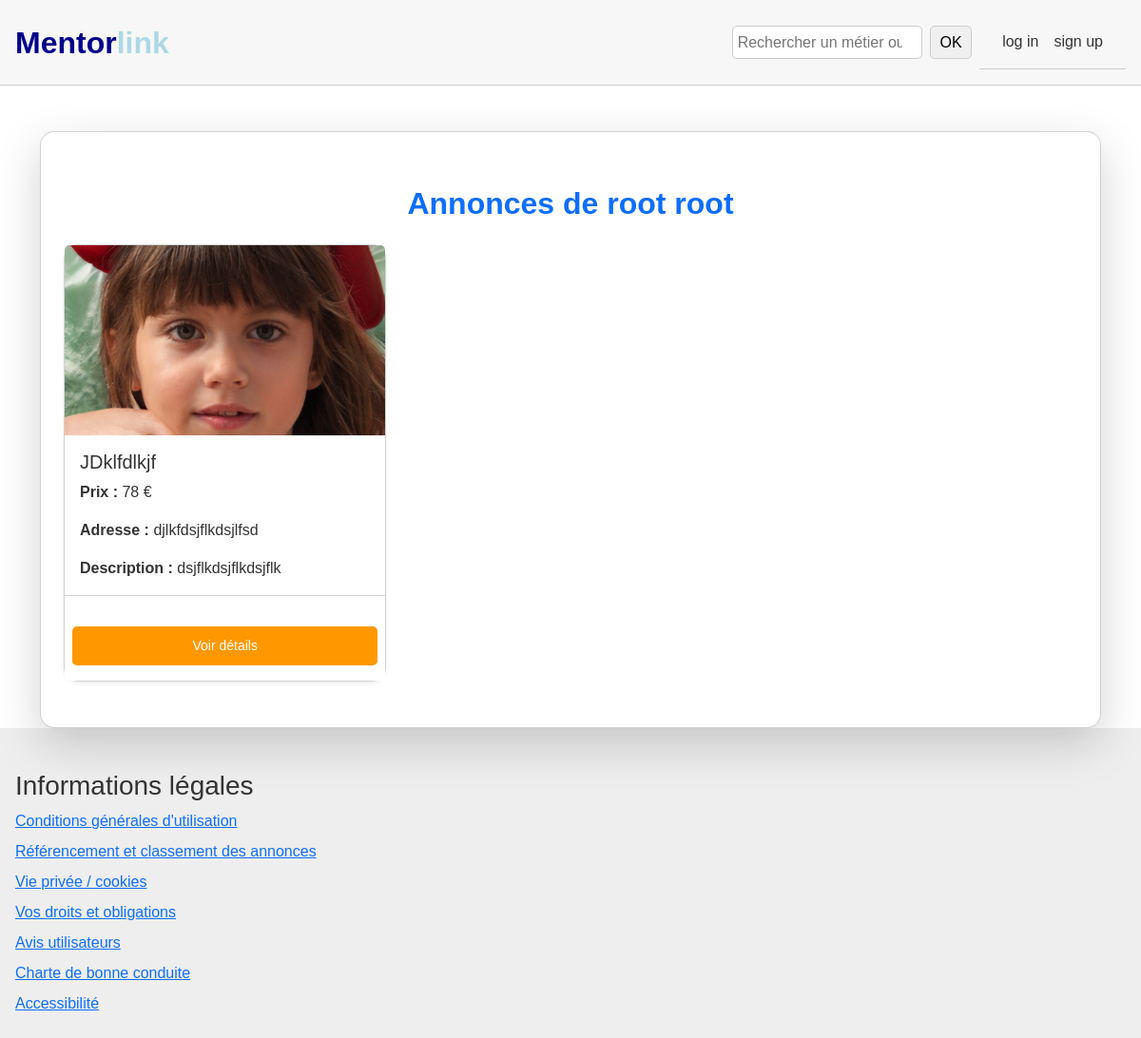
The app's page /utilisateur/1/annonces/, older data.
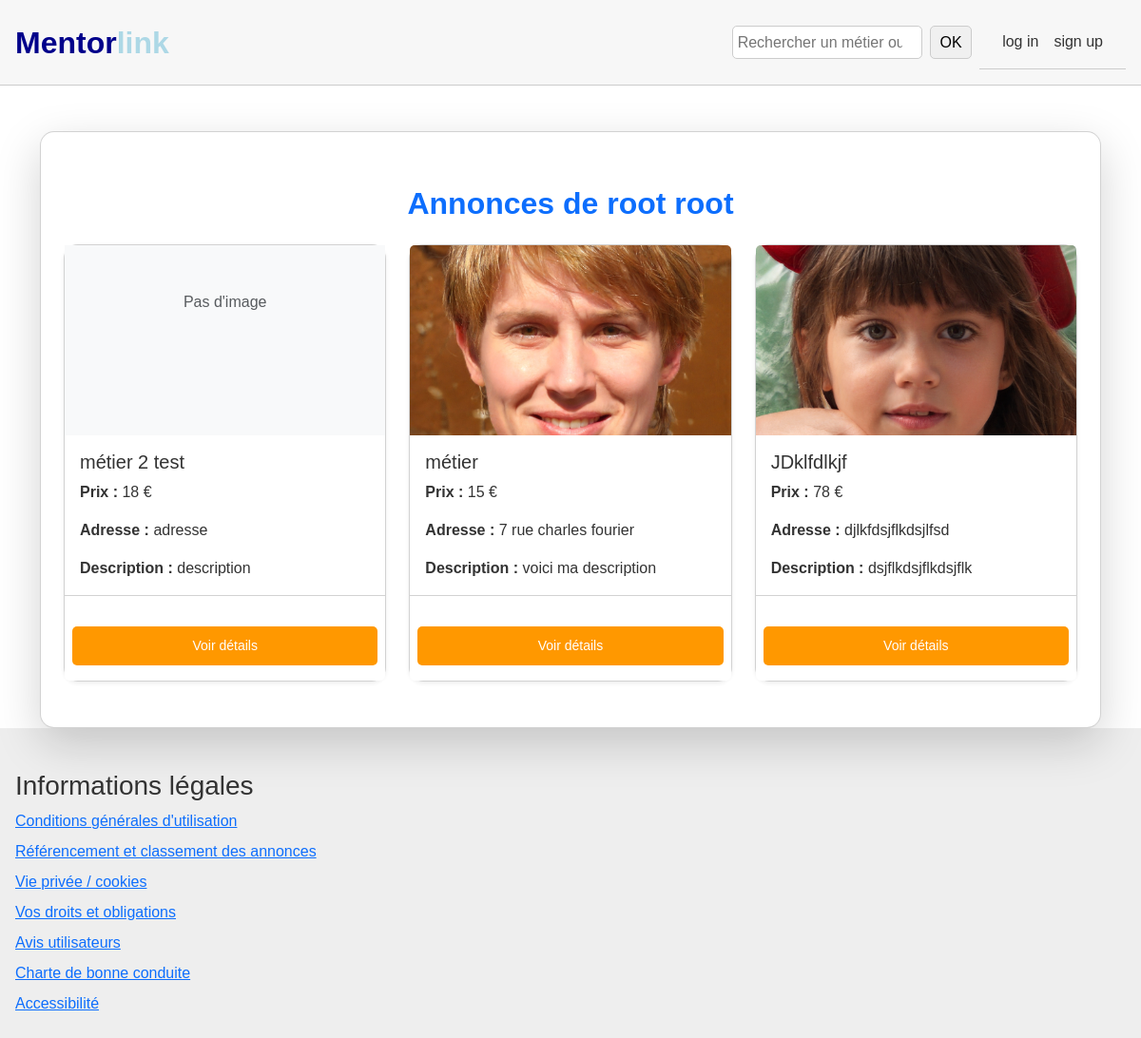
The same page, newer data.
### app_mentorlink/models.py (models this page shows, shortened)
class Annonce(models.Model):
    id = models.IntegerField(primary_key=True)
    prix = models.IntegerField()
    image = models.ImageField(upload_to='annonces/', null=True, blank=True)
    metier = models.CharField(max_length=1000)
    adresse = models.TextField()
    description = models.TextField(max_length=100000, null=True, blank=True)
    id_personnes = models.ForeignKey('Utilisateur', on_delete=models.CASCADE, null=True, blank=True)

### app_mentorlink/views.py (the view)
# urls.py: path('utilisateur/<int:user_id>/annonces/', views.annonces_utilisateur, name='annonces_utilisateur'),
def annonces_utilisateur(request, user_id=None):
    if user_id is None:
        utilisateur = request.user
        titre = "Mes annonces"
    else:
        try:
            utilisateur = Utilisateur.objects.get(id=user_id)
            titre = f"Annonces de {utilisateur.first_name} {utilisateur.last_name}"
        except Utilisateur.DoesNotExist:
            return render(request, 'erreur.html', {'message': "Cet utilisateur n'existe pas."})
    annonces = Annonce.objects.filter(id_personnes=utilisateur).order_by('-id')
    context = {
        'utilisateur': utilisateur,
        'annonces': annonces,
        'titre': titre,
    }
    return render(request, 'annonces_utilisateur.html', context)

### app_mentorlink/templates/annonces_utilisateur.html (shortened to what this page needs)
{% extends "base.html" %}
{% block content %}
<div class="container mt-5">
    <div class="card shadow-lg p-4">
        <h2 class="text-center mb-4 text-primary">{{ titre }}</h2>
        {% if annonces %}
            <div class="row">
                {% for annonce in annonces %}
                <div class="col-md-4 mb-4">
                    <div class="card h-100 shadow-sm">
                        {% if annonce.image %}
                            <img src="{{ annonce.image.url }}" class="card-img-top" alt="{{ annonce.metier }}" style="height: 200px; object-fit: cover;">
                        {% else %}
                            <div class="bg-light text-center py-5" style="height: 200px;">
                                <span class="text-muted">Pas d'image</span>
                            </div>
                        {% endif %}
                        <div class="card-body">
                            <h5 class="card-title">{{ annonce.metier }}</h5>
                            <p class="card-text"><strong>Prix :</strong> {{ annonce.prix }} €</p>
                            <p class="card-text"><strong>Adresse :</strong> {{ annonce.adresse }}</p>
                            <p class="card-text text-truncate"><strong>Description :</strong> {{ annonce.description }}</p>
                        </div>
                        <div class="card-footer bg-white p-2">
                            <br><a href="{% url 'annonce_detail' annonce.id %}" class="btn btn-orange btn-sm w-100 mb-2">Voir détails</a>
                        </div>
                    </div>
                </div>
                {% endfor %}
            </div>
        {% endif %}
    </div>
</div>
{% endblock %}

Row changes from the older to the newer data that the page shows:
added Annonce: image "Pas d'image", metier "métier 2 test", prix "18", adresse "adresse", description "description"
added Annonce: image (picture), metier "métier", prix "15", adresse "7 rue charles fourier", description "voici ma description"
